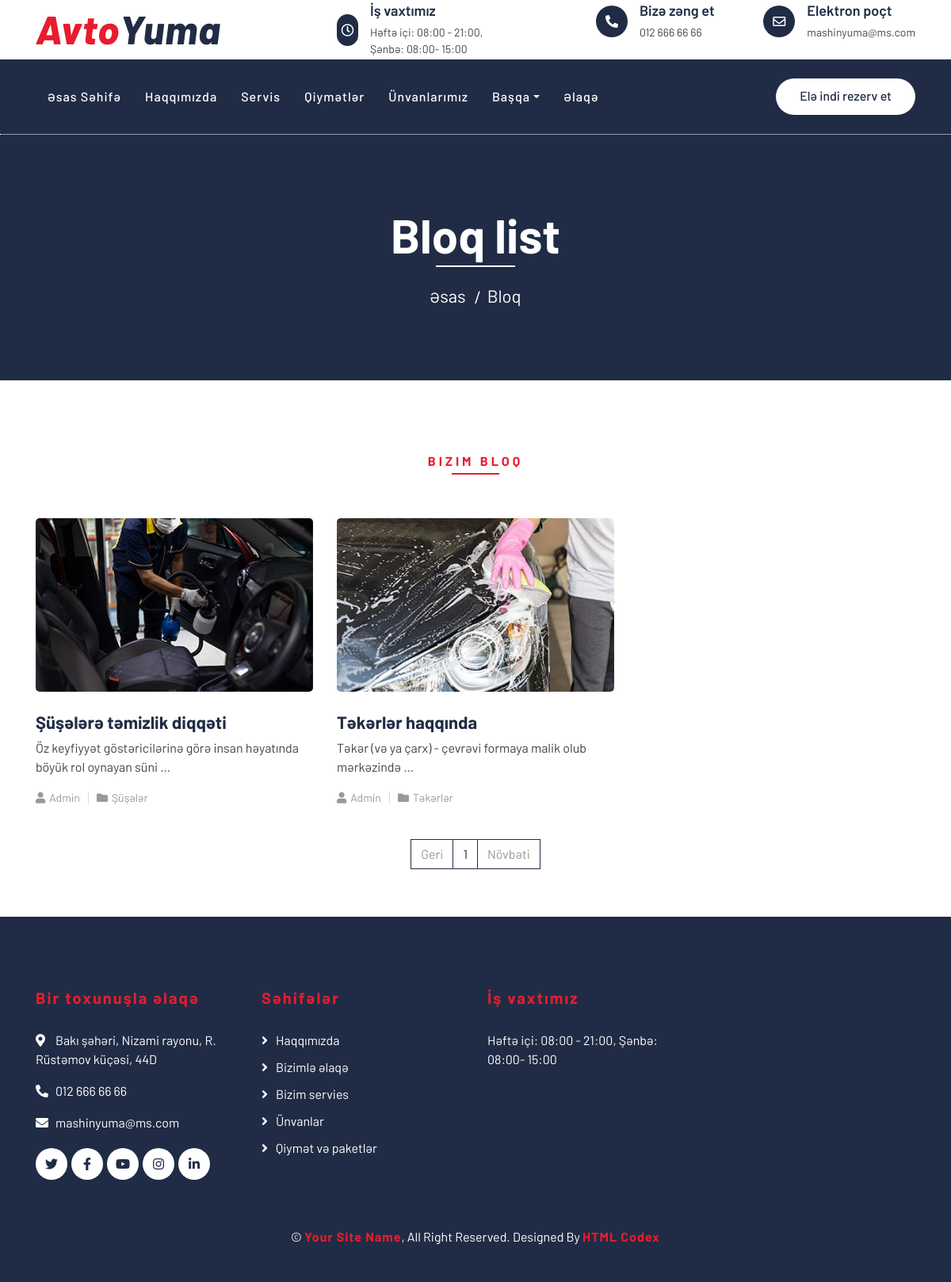
Page /blog/list/ on the earlier database version.
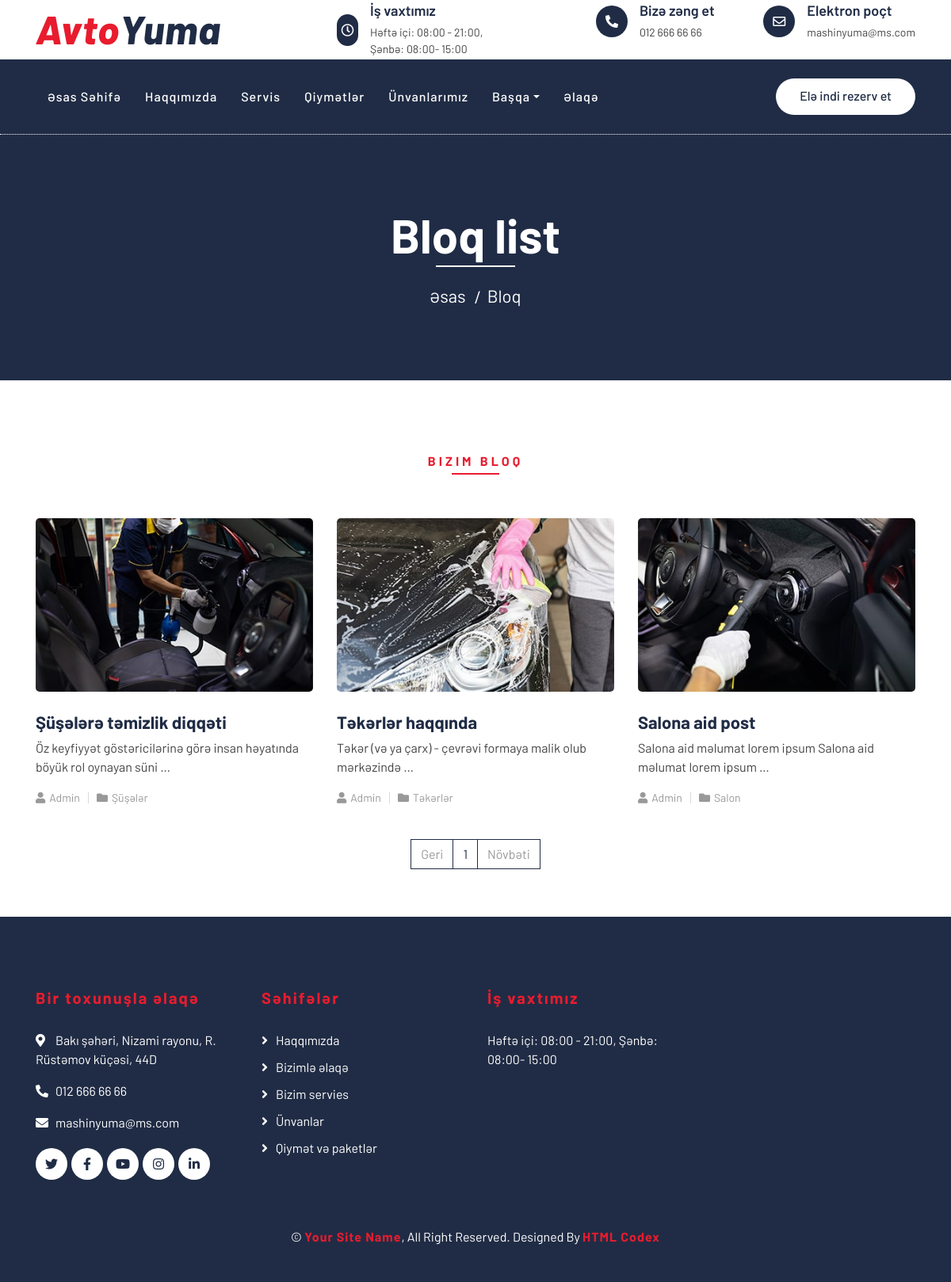
Same page on the later database version.
### pages/models.py (models this page shows, shortened)
class Location(models.Model):
    title = models.CharField(max_length=100,verbose_name="Başlıq")
    location = models.TextField(verbose_name="Ünvan")
    phone = models.CharField(max_length=100,verbose_name="Telefon")
    is_main = models.BooleanField(default=False,verbose_name="Əsas ünvan")
    email = models.EmailField(blank=True)
    open_hour = models.CharField(max_length=100, verbose_name="İş saatı:",blank=True)
    status = models.CharField(choices=STATUS,max_length=100)
    facebook = models.CharField(max_length=1000,blank=True)
    twitter = models.CharField(max_length=1000,blank=True)
    instagram = models.CharField(max_length=1000,blank=True)
    youtube = models.CharField(max_length=1000,blank=True)
    linkedin = models.CharField(max_length=1000,blank=True)
    created_date = models.DateTimeField(auto_now_add=True)
    class Meta:
        verbose_name = "Ünvan və parametr"
        verbose_name_plural = "Ünvan və parametrlər"

### blog/models.py (models this page shows, shortened)
class BlogModel(models.Model):
    title = models.CharField(max_length=100,verbose_name="Başlıq")
    category = models.ForeignKey(CategoryModel,on_delete=CASCADE,verbose_name="Kateqoriya")
    image = models.ImageField(upload_to = "blogphotos",verbose_name="Şəkil")
    text = models.TextField(verbose_name="Mətin")
    status = models.CharField(max_length=100, choices=STATUS)
    slug = models.SlugField()
    tags = TaggableManager(verbose_name="Taqlar")
    created_date = models.DateTimeField(auto_now_add=True,verbose_name="Yaradılma tarixi")
    class Meta:
        verbose_name = "Məqalə"
        verbose_name_plural = "Məqalələr"

class CategoryModel(models.Model):
    name = models.CharField(max_length=100,verbose_name="Kateqoriya adı")
    slug = models.SlugField()
    created_date = models.DateTimeField(auto_now_add=True,verbose_name="Yaradıldığı tarix")
    def __str__(self):
        return self.name
    class Meta:
        verbose_name = "Kateqoriya"
        verbose_name_plural = "Kateqoriyalar"

### blog/views.py (the view)
# urls.py: path('list/',views.list, name="list"),
def list(request):
    blogs = BlogModel.objects.filter(status = "active")
    paginator = Paginator(blogs, 6)
    page_number = request.GET.get('page')
    page_obj = paginator.get_page(page_number)
    context = {
        "blogs":page_obj,
        "page_obj":page_obj,
    }
    return render(request,'blog/bloggrid.html',context)

### pages/context_processor.py (called while the page is built)
def about(request):
    about = About.objects.get()
    context = {
        "about":about,
    }
    return context

def location(request):
    settings = Location.objects.get(is_main =True)
    context = {
        "settings":settings,
    }
    return context

### templates/blog/bloggrid.html (shortened to what this page needs)
{% extends "base.html" %}
{% block body %}
    <div class="page-header">
        <div class="container">
            <div class="row">
                <div class="col-12">
                    <h2>Bloq list</h2>
                </div>
                <div class="col-12">
                    <a href="{% url 'pages:index' %}">Əsas</a>
                    <a href="">Bloq</a>
                </div>
            </div>
        </div>
    </div>
    <div class="blog">
        <div class="container">
            <div class="section-header text-center">
                <p>Bizim bloq</p>
            </div>
            <div class="row">
            {% if blogs %}
                {% for blog in blogs  %}
                <div class="col-lg-4">
                    <div class="blog-item">
                        <div class="blog-img">
                            <img src="{{blog.image.url}}" alt="Image">
                        </div>
                        <div class="blog-text">
                            <h3><a href="{% url 'blog:postdetail' blog.category.slug blog.slug %}">{{blog.title}}</a></h3>
                            <p>
                                {{blog.text|truncatewords:10}}
                            </p>
                        </div>
                        <div class="blog-meta">
                            <p><i class="fa fa-user"></i><a>Admin</a></p>
                            <p><i class="fa fa-folder"></i><a href="{% url 'blog:catposts' blog.category.slug %}">{{blog.category}}</a></p>
                        </div>
                    </div>
                </div>
                {% endfor %}
            {% endif %}
            </div>
            <div class="row">
                <div class="col-12">
                    <ul class="pagination justify-content-center">
                        {% if page_obj.has_previous %}
                        <li class="page-item "><a class="page-link" href="?page={{ page_obj.previous_page_number }}">Geri</a></li>
                        {% else %}
                        <li class="page-item disabled"><a class="page-link" href="#">Geri</a></li>
                        {% endif %}
                        {% for i  in blogs.paginator.page_range  %}
                            {% if blogs.number == i %}
                            <li class="page-item"><a class="page-link disabled">{{i}}</a></li>
                            {% else%}
                            <li class="page-item"><a class="page-link" href="?page={{i}}">{{i}}</a></li>
                            {% endif %}
                        {% endfor %}
                        {% if page_obj.has_next %}
                        <li class="page-item"><a class="page-link" href="?page={{ page_obj.next_page_number }}">Növbəti</a></li>
                        {% else %}
                        <li class="page-item disabled"><a class="page-link" href="">Növbəti</a></li>
                        {% endif %}
                    </ul>
                </div>
            </div>
        </div>
    </div>
{% endblock body %}

### templates/base.html (shortened to what this page needs)
<!DOCTYPE html>
<html lang="en">
<head>
    {% include "includes/head.html" %}
</head>
<body>
    {% include "includes/navbar.html" %}
    {% block body %}
    {% endblock body %}
    {% include "includes/footer.html" %}
</body>
</html>

### templates/includes/head.html (shortened to what this page needs)
{% load static %}
<link href="https://stackpath.bootstrapcdn.com/bootstrap/4.4.1/css/bootstrap.min.css" rel="stylesheet">
<link href="https://cdnjs.cloudflare.com/ajax/libs/font-awesome/5.10.0/css/all.min.css" rel="stylesheet">
<link href="{% static 'lib/flaticon/font/flaticon.css' %}" rel="stylesheet">
<link href="{% static 'lib/animate/animate.min.css' %}" rel="stylesheet">
<link href="{% static 'lib/owlcarousel/assets/owl.carousel.min.css' %}" rel="stylesheet">
<link href="{% static 'css/styles.css' %}" rel="stylesheet">

### templates/includes/navbar.html (shortened to what this page needs)
     <div class="top-bar">
        <div class="container">
            <div class="row align-items-center">
                <div class="col-lg-4 col-md-12">
                    <div class="logo">
                        <a href="{% url 'pages:index' %}">
                            <h1>Avto<span>Yuma</span></h1>
                        </a>
                    </div>
                </div>
                <div class="col-lg-8 col-md-7 d-none d-lg-block">
                    <div class="row">
                        <div class="col-4">
                            <div class="top-bar-item">
                                <div class="top-bar-icon">
                                    <i class="far fa-clock"></i>
                                </div>
                                <div class="top-bar-text">
                                    <h3>İş vaxtımız</h3>
                                    <p>{{settings.open_hour}}</p>
                                </div>
                            </div>
                        </div>
                        <div class="col-4">
                            <div class="top-bar-item">
                                <div class="top-bar-icon">
                                    <i class="fa fa-phone-alt"></i>
                                </div>
                                <div class="top-bar-text">
                                    <h3>Bizə zəng et</h3>
                                    <p>{{settings.phone}}</p>
                                </div>
                            </div>
                        </div>
                        <div class="col-4">
                            <div class="top-bar-item">
                                <div class="top-bar-icon">
                                    <i class="far fa-envelope"></i>
                                </div>
                                <div class="top-bar-text">
                                    <h3>Elektron poçt</h3>
                                    <p>{{settings.email}}</p>
                                </div>
                            </div>
                        </div>
                    </div>
                </div>
            </div>
        </div>
    </div>
    <div class="nav-bar">
        <div class="container">
            <nav class="navbar navbar-expand-lg bg-dark navbar-dark">
                <div class="collapse navbar-collapse justify-content-between" id="navbarCollapse">
                    <div class="navbar-nav mr-auto">
                        {% if 'index' in request.path or '/' == request.path %}
                        <a href="{% url 'pages:index' %}" class="nav-item nav-link active">Əsas Səhifə</a>
                        {% else %}
                        <a href="{% url 'pages:index' %}" class="nav-item nav-link">Əsas Səhifə</a>
                        {% endif %}
                        {% if "about" in request.path %}
                        <a href="{% url 'pages:about' %}" class="nav-item nav-link active">Haqqımızda</a>
                        {% else %}
                        <a href="{% url 'pages:about' %}" class="nav-item nav-link">Haqqımızda</a>
                        {% endif %}
                        {% if "service" in request.path %}
                        <a href="{% url 'pages:services' %}" class="nav-item nav-link active">Servis</a>
                        {% else %}
                        <a href="{% url 'pages:services' %}" class="nav-item nav-link">Servis</a>
                        {% endif %}
                        {% if "price" in request.path %}
                        <a href="{% url 'pages:price' %}" class="nav-item nav-link active">Qiymətlər</a>
                        {% else %}
                        <a href="{% url 'pages:price' %}" class="nav-item nav-link">Qiymətlər</a>
                        {% endif %}
                        {% if "washingpoints" in request.path %}
                        <a href="{% url 'pages:washingpoints' %}" class="nav-item nav-link active">Ünvanlarımız</a>
                        {% else %}
                        <a href="{% url 'pages:washingpoints' %}" class="nav-item nav-link">Ünvanlarımız</a>
                        {% endif %}
                        <div class="nav-item dropdown">
                            <a href="#" class="nav-link dropdown-toggle" data-toggle="dropdown">Başqa</a>
                        </div>
                        {% if 'contact' in request.path %}
                        <a href="{% url 'pages:contact' %}" class="nav-item nav-link active">Əlaqə</a>
                        {% else %}
                        <a href="{% url 'pages:contact' %}" class="nav-item nav-link">Əlaqə</a>
                        {% endif %}
                    </div>
                    <div class="ml-auto">
                        <a class="btn btn-custom" href="{% url 'pages:washingpoints' %}">Elə indi rezerv et</a>
                    </div>
                </div>
            </nav>
        </div>
    </div>

### templates/includes/footer.html (shortened to what this page needs)
{% load static %}
        <div class="footer">
            <div class="container">
                <div class="row">
                    <div class="col-lg-3 col-md-6">
                        <div class="footer-contact">
                            <h2>Bir toxunuşla əlaqə</h2>
                            <p><i class="fa fa-map-marker-alt"></i>{{settings.location}}</p>
                            <p><i class="fa fa-phone-alt"></i>{{settings.phone}}</p>
                            <p><i class="fa fa-envelope"></i>{{settings.email}}</p>
                            <div class="footer-social">
                                <a class="btn" href="{{settings.twitter}}"><i class="fab fa-twitter"></i></a>
                                <a class="btn" href="{{settings.facebook}}"><i class="fab fa-facebook-f"></i></a>
                                <a class="btn" href="{{settings.youtube}}"><i class="fab fa-youtube"></i></a>
                                <a class="btn" href="{{settings.instagram}}"><i class="fab fa-instagram"></i></a>
                                <a class="btn" href="{{settings.linkedin}}"><i class="fab fa-linkedin-in"></i></a>
                            </div>
                        </div>
                    </div>
                    <div class="col-lg-3 col-md-6">
                        <div class="footer-link">
                            <h2>Səhifələr</h2>
                            <a href="{% url 'pages:about' %}">Haqqımızda</a>
                            <a href="{% url 'pages:contact' %}">Bizimlə əlaqə</a>
                            <a href="{% url 'pages:services' %}">Bizim servies</a>
                            <a href="{% url 'pages:washingpoints'  %}">Ünvanlar</a>
                            <a href="{% url 'pages:price' %}">Qiymət və paketlər</a>
                        </div>
                    </div>
                    <div class="col-lg-3 col-md-6">
                        <div class="footer-link">
                            <h2>İş vaxtımız</h2>
                            {{settings.open_hour}}
                        </div>
                    </div>
                    <div class="col-lg-3 col-md-6">
                    </div>
                </div>
            </div>
            <div class="container copyright">
                <p>&copy; <a href="#">Your Site Name</a>, All Right Reserved. Designed By <a href="https://htmlcodex.com">HTML Codex</a></p>
            </div>
        </div>

Differences in the rows shown:
added BlogModel: image (picture), title "Salona aid post", text "Salona aid məlumat lorem ipsum Salona aid məlumat lorem ipsum …", category "Salon"
